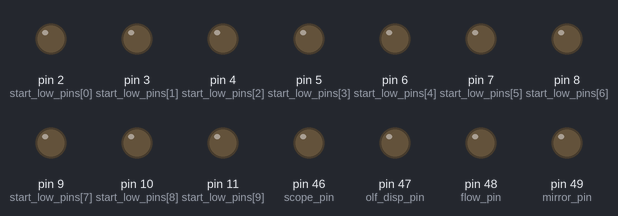
The sketch below on a simulated Arduino Mega 2560, built with avr-gcc and run on an emulated ATmega2560. Parts: output pins drawn as LEDs (lit = HIGH). What the sketch prints to the serial monitor is not drawn.

Above: at 0.1 s.
At 5.1 s:
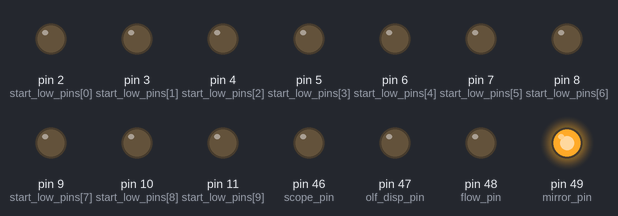
At 16.1 s:
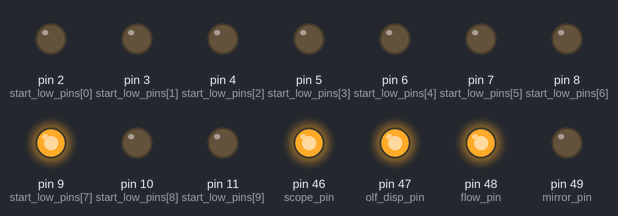
At 17.1 s:
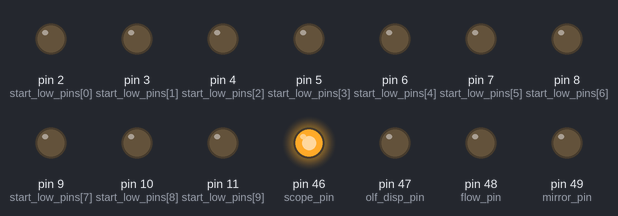
Timing chart, 0 to 18.6 s (numbered marks = the images above):
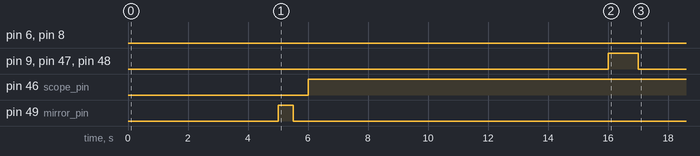

The sketch:

tom_basic_odor_delivery.ino
```cpp
const float before_odor_s = 10;
const float odor_pulse_s = 1;
const float after_odor_s = 45;
// TODO should this also be a float?
const int between_block_s = 30;

// TODO maybe actually use this (half of it?) to delay before / after flipping
// mirror? (now only used to subtract from between_block_s)
const unsigned long mirror_delay_ms = 1000;  //padding time for flipper mirror in milliseconds

// pin and odor assignments

const int scope_pin = 46;
const int olf_disp_pin = 47;
const int flow_pin = 48;
const int mirror_pin = 49;
const int teflon_manifold_switcher = 12;
const int other_manifold_pin = 11;

const int start_low_pins[] = {2, 3, 4, 5, 6, 7, 8, 9, 10, 11, 12};
const int num_low_pins = sizeof(start_low_pins) / sizeof(int);

/*
const int block_num = 1;
const int odors_per_block = 1;
const int channelA[] = {4};
*/

const int block_num = 3;
const int odors_per_block = 7;
const int channelA[] = {
 9,6,8,5,4,3,10, 3,4,10,9,5,6,8, 6,10,3,4,5,9,8
};


const int base = sizeof(channelA) / sizeof(int);

void flip_mirror() {
  digitalWrite(mirror_pin, HIGH);
  delay(500);
  digitalWrite(mirror_pin, LOW);
}


/*state variables--------------------------------------------------------------------------*/

int nstim;
int pinA;

void setup() {
  Serial.begin(9600); // opens serial port, sets data rate to 9600 bps

  // inbetween_block_salize digital pin as an output, set to low
  pinMode(scope_pin, OUTPUT);
  digitalWrite(scope_pin, LOW);

  pinMode(olf_disp_pin, OUTPUT);
  digitalWrite(olf_disp_pin, LOW);

  pinMode(mirror_pin, OUTPUT);
  digitalWrite(mirror_pin, LOW);

  pinMode(flow_pin, OUTPUT);
  digitalWrite(flow_pin, LOW);

  for (int i=0; i < num_low_pins; i++){
    pinMode(start_low_pins[i], OUTPUT);
    digitalWrite(start_low_pins[i], LOW);
  }

  nstim = 0;
  delay(5 * 1000);

  for (int block = 0; block < block_num; block++) {
      Serial.print(block + 1);
      Serial.print(": \t");

      flip_mirror();
      delay(500);
      digitalWrite(scope_pin, HIGH) ;  // scope trigger on

      for (int pulse = 0; pulse < odors_per_block; pulse++) {
        pinA = channelA[nstim % base];
        if (pinA == other_manifold_pin) {
          digitalWrite(teflon_manifold_switcher, HIGH);
        }

        if (pulse == 0) {
          delay((unsigned long) (before_odor_s * 1000));
        }

        Serial.print(pinA);
        Serial.print(", ");

        // odor pulse
        digitalWrite(flow_pin, HIGH);
        digitalWrite(pinA, HIGH);
        digitalWrite(olf_disp_pin, HIGH);
        delay((unsigned long) (odor_pulse_s * 1000));
        digitalWrite(flow_pin, LOW);
        digitalWrite(pinA, LOW);
        digitalWrite(olf_disp_pin, LOW);

        delay((unsigned long) (after_odor_s * 1000));

        digitalWrite(teflon_manifold_switcher, LOW);

        nstim = nstim + 1;
      }
      Serial.println(" ");
      digitalWrite(scope_pin, LOW);  // scope trigger off

      delay(500);
      flip_mirror();

      // TODO if parens arent mul by 1000 was necessary before casts above, wrong here. be consistent.
      delay(((unsigned long) between_block_s * 1000) - 2 * mirror_delay_ms);
  }
  Serial.println("DONE");
}

void loop() {
}
```

Measured:
- by itself, pin 9 (start_low_pins[7]), pin 47 (olf_disp_pin), pin 48 (flow_pin): LOW → HIGH at 16.0 s, → LOW 1.0 s later
- by itself, pin 46 (scope_pin): LOW → HIGH at 6.0 s
- by itself, pin 49 (mirror_pin): LOW → HIGH at 5.0 s, → LOW 0.50 s later
